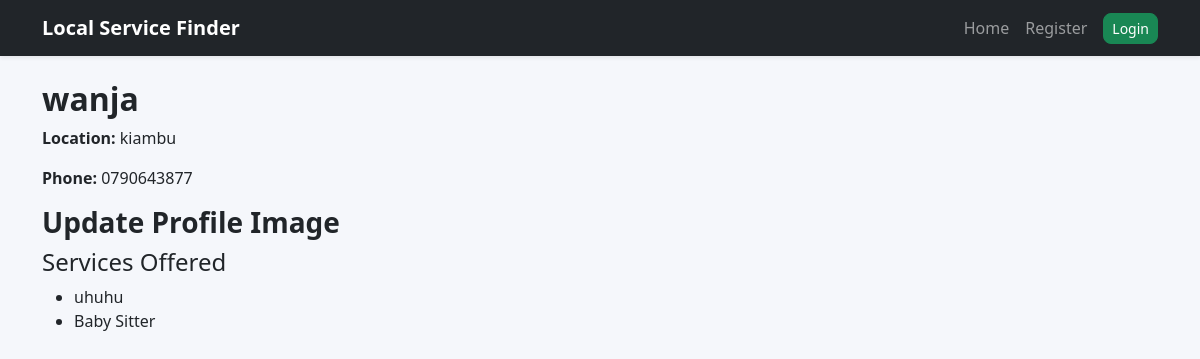
/services/provider/2/, run on the app's committed database.
### services/models.py (models this page shows, shortened)
class Provider(models.Model):
    user = models.OneToOneField(User, on_delete=models.CASCADE)
    services = models.ManyToManyField(Service, blank=True, related_name='providers')
    location = models.CharField(max_length=200)
    phone = models.CharField(max_length=15)
    profile_image = models.ImageField(
        upload_to='provider_images/',
        default='provider_images/default.png',
        blank=True
    )

class Service(models.Model):
    name = models.CharField(max_length=100, unique=True)
    description = models.TextField(blank=True)

### services/views.py (the view)
# urls.py: path("provider/<int:provider_id>/", views.provider_profile, name="provider_profile"),
def provider_profile(request, provider_id):
    provider = get_object_or_404(Provider, id=provider_id)
    return render(request, "services/provider_profile.html", {
        "provider": provider
    })

### services/templates/services/provider_profile.html
{% extends "base.html" %}
{% block content %}
<h2>{{ provider.user.username }}</h2>
<p><strong>Location:</strong> {{ provider.location }}</p>
<p><strong>Phone:</strong> {{ provider.phone }}</p>
<h3>Update Profile Image</h3>
<h4>Services Offered</h4>
<ul>
{% for service in provider.services.all %}
<li>{{ service.name }}</li>
{% endfor %}
</ul>
{% endblock %}

### templates/base.html (style rules this page uses)
body { background-color: #f5f7fb; font-family: 'Segoe UI', sans-serif; }
h1, h2, h3 { font-weight: 600; }

### data on the page
Provider: user.username "wanja", location "kiambu", phone "0790643877"
Service: name "uhuhu"
Service: name "Baby Sitter"
